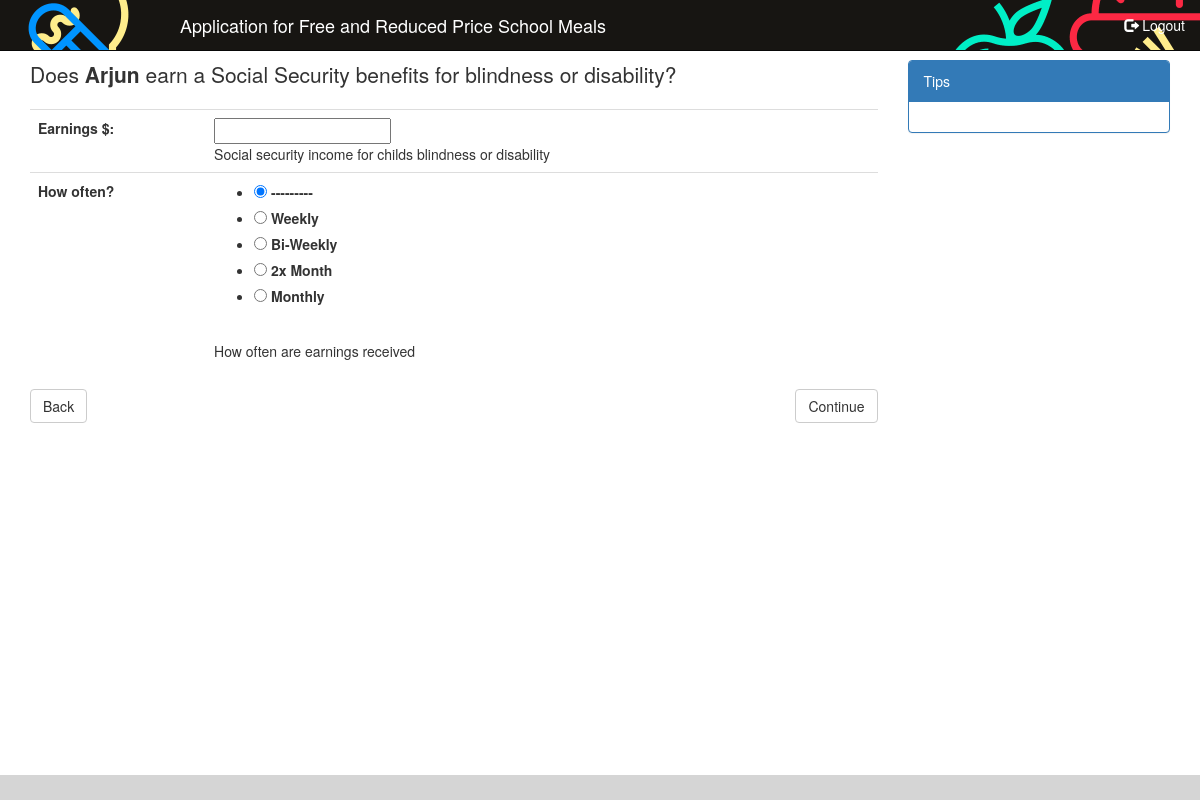
Before: /eat/app/children/1/social_security_benefits (signed in) with the older database file.
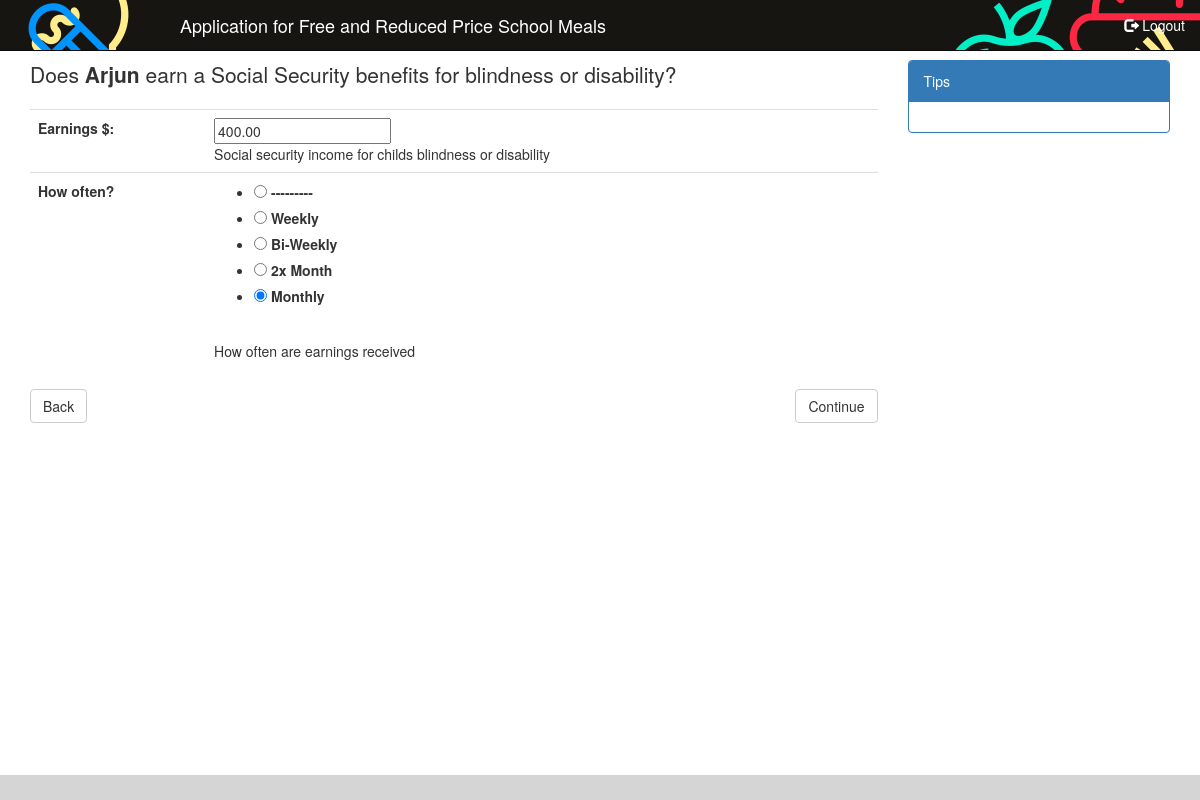
After: the same page with the newer database file.
### eat/models.py (models this page shows)
class Child(models.Model):
    children = models.Manager()
    application = models.ForeignKey(Application, on_delete=models.CASCADE)
    first_name = models.CharField(max_length=25,
                                  verbose_name='First Name')
    last_name = models.CharField(max_length=25,
                                 verbose_name='Last Name')
    middle_name = models.CharField(max_length=25,
                                   verbose_name='Middle Name',
                                   blank=True,
                                   null=True)
    is_student = models.BooleanField(verbose_name='Is Student')
    foster_child = models.BooleanField(verbose_name='Is Foster Child')
    hmr = models.BooleanField(verbose_name='Homeless, Migrant, Runaway')
    salary = models.DecimalField(verbose_name='Salary',
                                 decimal_places=2,
                                 max_digits=8,
                                 help_text='Salary or Wages from a Job',
                                 blank=True,
                                 null=True)
    salary_frequency = models.IntegerField(choices=PAY_FREQUENCIES,
                                           verbose_name='Frequency Of Salary',
                                           help_text='How often are earnings received',
                                           blank=True,
                                           null=True)
    ssi_disability = models.DecimalField(verbose_name='Social Security Income for Disability',
                                         decimal_places=2,
                                         max_digits=8,
                                         help_text='Social security income for childs blindness or disability',
                                         blank=True,
                                         null=True)
    ssi_disability_frequency = models.IntegerField(choices=PAY_FREQUENCIES,
                                                   verbose_name='Frequency Of Social Security Income for Disability',
                                                   help_text='How often are earnings received',
                                                   blank=True,
                                                   null=True)
    ssi_parent_disability = models.DecimalField(verbose_name='Social Security Income for Parents Disability',
                                                decimal_places=2,
                                                max_digits=8,
                                                help_text='Social security income received if parent is disabled/retired/deceased',
                                                blank=True,
                                                null=True)
    ssi_parent_disability_frequency = models.IntegerField(choices=PAY_FREQUENCIES,
                                                          verbose_name='Frequency Of Social Security Income for Parent Disabilty',
                                                          help_text='How often are earnings received',
                                                          blank=True,
                                                          null=True)
    spending_money_income = models.DecimalField(verbose_name='Spending Money Income',
                                                decimal_places=2,
                                                max_digits=8,
                                                help_text='Spending money received from a person outside the household',
                                                blank=True,
                                                null=True)
    spending_money_income_frequency = models.IntegerField(choices=PAY_FREQUENCIES,
                                                          verbose_name='Frequency Of Spending Money Income',
                                                          help_text='How often are earnings received',
                                                          blank=True,
                                                          null=True)
    other_friend_income = models.DecimalField(verbose_name='Other Regular Income From Friends',
                                              decimal_places=2,
                                              max_digits=8,
                                              blank=True,
                                              null=True)
    other_friend_income_frequency = models.IntegerField(choices=PAY_FREQUENCIES,
                                                        verbose_name='Frequency Of Other Regular Income From Friends',
                                                        help_text='How often are earnings received',
                                                        blank=True,
                                                        null=True)
    pension_income = models.DecimalField(verbose_name='Pension Income',
                                         decimal_places=2,
                                         max_digits=8,
                                         blank=True,
                                         null=True)
    pension_income_frequency = models.IntegerField(choices=PAY_FREQUENCIES,
                                                   verbose_name='Pension Income Frequency',
                                                   help_text='How often are earnings received',
                                                   blank=True,
                                                   null=True)
    annuity_income = models.DecimalField(verbose_name='Annuity Income',
                                         decimal_places=2,
                                         max_digits=8,
                                         blank=True,
                                         null=True)
    annuity_income_frequency = models.IntegerField(choices=PAY_FREQUENCIES,
                                                   verbose_name='Annuity Income Frequency',
                                                   help_text='How often are earnings received',
                                                   blank=True,
                                                   null=True)
    trust_income = models.DecimalField(verbose_name='Trust Income',
                                       decimal_places=2,
                                       max_digits=8,
                                       blank=True,
                                       null=True)
    trust_income_frequency = models.IntegerField(choices=PAY_FREQUENCIES,
                                                 verbose_name='Trust Income Frequency',
                                                 help_text='How often are earnings received',
                                                 blank=True,
                                                 null=True)
    other_income = models.DecimalField(verbose_name='Other Income',
                                       decimal_places=2,
                                       max_digits=8,
                                       help_text='Any other income',
                                       blank=True,
                                       null=True)
    other_income_frequency = models.IntegerField(choices=PAY_FREQUENCIES,
                                                 verbose_name='Other Income Frequency',
                                                 help_text='How often are earnings received',
                                                 blank=True,
                                                 null=True)

### eat/views.py (the view)
# urls.py: url(r'^app/children/(?P<child_id>[0-9]+)/social_security_benefits', views.child_social_security_income,
@login_required
def child_social_security_income(request, child_id):
    args = dict()
    child = Child.children.get(pk=child_id)
    if request.method == 'POST':
        form = ChildSocialSecurityForm(request.POST, instance=child)
        if form.is_valid():
            form.save()
    else:
        form = ChildSocialSecurityForm(instance=child)
    args['form'] = form
    args['child'] = child
    return render(request, "eat/application/child/social_security_income.html", args)

### eat/forms.py
class ChildSocialSecurityForm(ModelForm):
    class Meta:
        model = Child
        fields = ['ssi_disability', 'ssi_disability_frequency']
        widgets = {
            'ssi_disability_frequency': forms.RadioSelect
        }
        labels = {
            'ssi_disability': "Earnings $",
            'ssi_disability_frequency': "How often?"
        }

### eat/templates/eat/application/child/social_security_income.html (shortened to what this page needs)
{% extends "eat/application/base.html" %}
{% load staticfiles %}
{% block application_content_main %}
    <p class="lead">
        Does <strong>{{ child.first_name }}</strong> earn a Social Security benefits for blindness or disability?
        <form class="form-horizontal" method="post">
            <table class="table">
            {{ form }}
            </table>
            <div>
                <a class="btn btn-default" role="button" href="{% url 'eat.views.child_salary' child_id=child.id %}">Back</a>
                <button type="submit" class="btn btn-default pull-right">Continue</button>
            </div>
        </form>
    </p>
{% endblock %}
{% block application_content_right %}
    <div class="panel panel-primary">
        <div class="panel-heading">
            Tips
        </div>
        <div class="panel-body">
        </div>
    </div>
{% endblock %}

Changed rows visible on the page:
changed Child "Arjun": ssi_disability (not shown) → "400.00"; ssi_disability_frequency "☑ How often? ☐ Weekly ☐ Bi-Weekly ☐ 2x Month ☐ Monthly" → "☐ How often? ☐ Weekly ☐ Bi-Weekly ☐ 2x Month ☑ Monthly"
